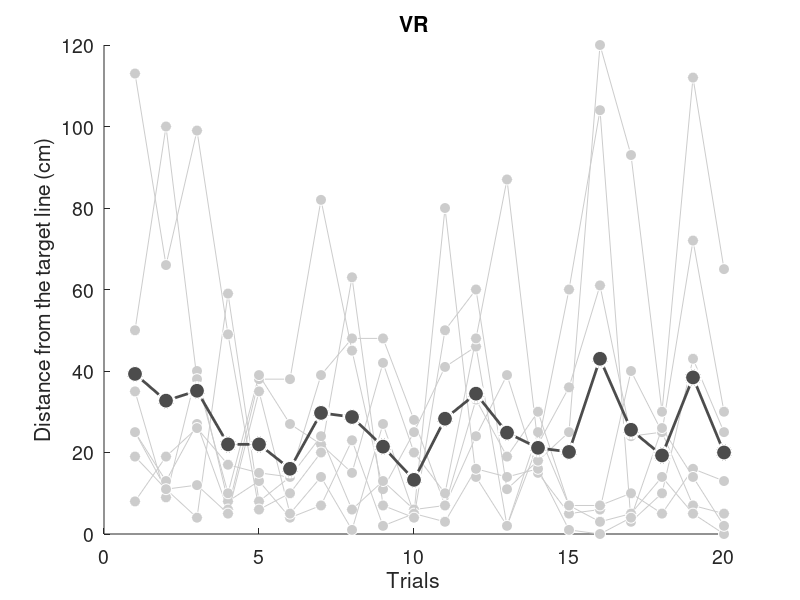

Write the MATLAB code that produced this figure.
load('scores.mat')

VR0_6h_abs = abs(VR0_6h_diff);
VR0_6h_abs_each = mean(VR0_6h_abs, 2);

x = 1:20;


figure('Position', [100 100 700 400]);
ylim([0, 120])
h = gca;
set(h, 'FontSize', 14)

xlabel('Trials')
ylabel('Distance from the target line (cm)')
title('VR')

for i = 1:VR0_number
    hold on
    y = VR0_6h_abs(:,i);
    plot(x, y', '-o', ...
    'MarkerSize', 8, ...
    'MarkerFaceColor', light_gray, ...
    'MarkerEdgeColor', white, ...
    'Color', light_gray)
end

hold on

plot(x, VR0_6h_abs_each', '-o', ...
    'LineWidth', 2, ...
    'MarkerSize', 12, ...
    'MarkerFaceColor', dark_gray, ...
    'MarkerEdgeColor', white, ...
    'Color', dark_gray)

hold off

saveas(gcf,'./data/figures/VR0_6h_test','epsc')
